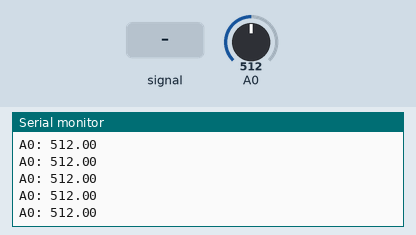
Recording of a sketch running on a simulated Arduino Uno, built with avr-gcc and run on an emulated ATmega328P. Shown: the last lines printed to the serial monitor. Inputs (shaded band) come from the test bench; at power-on: A0 = 512.

Above: at 1.2 s.
1.3 s: A0 fed a 200 Hz sine of ±81 counts around its level
At 1.8 s:
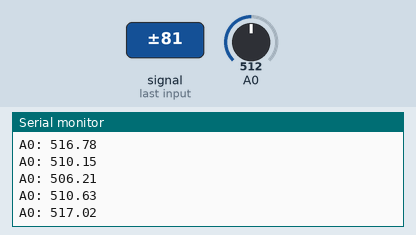
2.8 s: A0 set to 716
At 3.6 s:
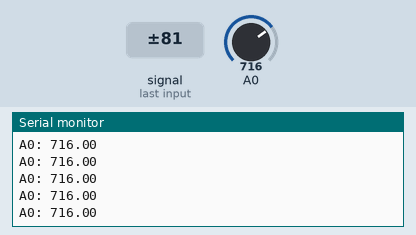
4.3 s: A0 fed a 1000 Hz sine of ±255 counts around its level
At 5.3 s:
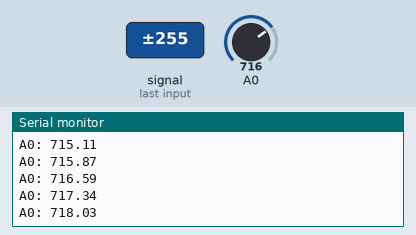
5.8 s: A0 set to 900
At 6.3 s:
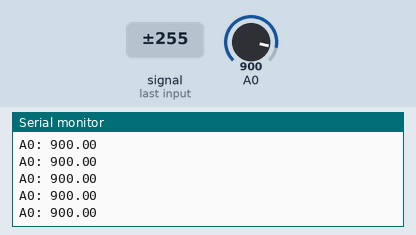
Timing chart, 0 to 8.3 s (numbered marks = the images above; inputs shaded):
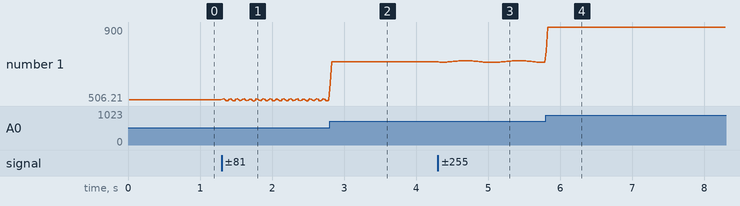

Measured:
- after the input at 1.3 s, the serial monitor: prints a new line at once (image 1)
- after the input at 4.3 s, the serial monitor: prints a new line at once (image 3)
- plotted number 1: 512 → 513.37 after the input at 1.3 s, 716 → 711.45 after the input at 4.3 s

The sketch:

arduino.ino
```cpp
float threshold = 1010;
int servo_pin = 11, cycle = 0, angle = 90;
unsigned long last = 0; // lưu ý phải để kiểu unsigned long, trước để int chạy một lúc bị tràn làm servo nhảy rất nhanh
float current_value = 0;

void setup() {
  Serial.begin(9600);
  //Serial.println("Dino Game");
}

void loop() {
  if(cycle == 150)
  {
    current_value = current_value / cycle;
    Serial.print("A0: ");
    Serial.println(current_value);

    current_value = 0;
    cycle = 0;
  }

  cycle++;
  current_value += analogRead(A0);
}
```
